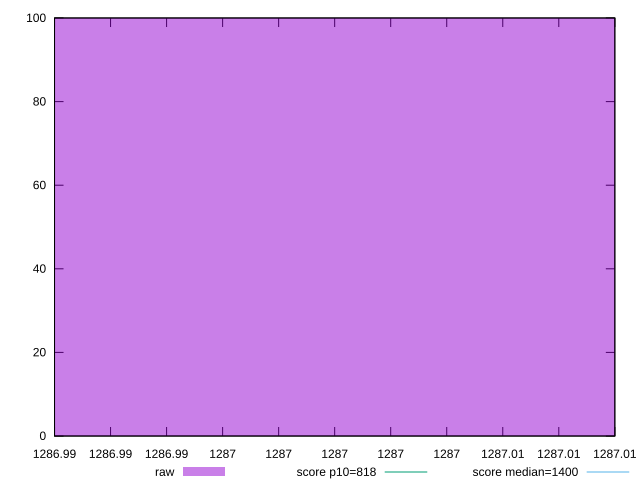

Here is the gnuplot script that generated this plot:
reset

$raw <<EOF
1287 100
EOF

set key outside below
set boxwidth 0.1
set xrange [1286.99:1287.01]
set yrange [0:100]
set trange [0:100]
set style fill transparent solid 0.5 noborder

set parametric
set terminal svg size 640, 490 enhanced background rgb 'white'
set output "reports/report_00033_2021-03-01T14-23-16.841Z/dom-size/samples/astro-cached/raw/histogram.svg"

plot $raw title "raw" with boxes, \
     818,t title "score p10=818", \
     1400,t title "score median=1400"

reset
